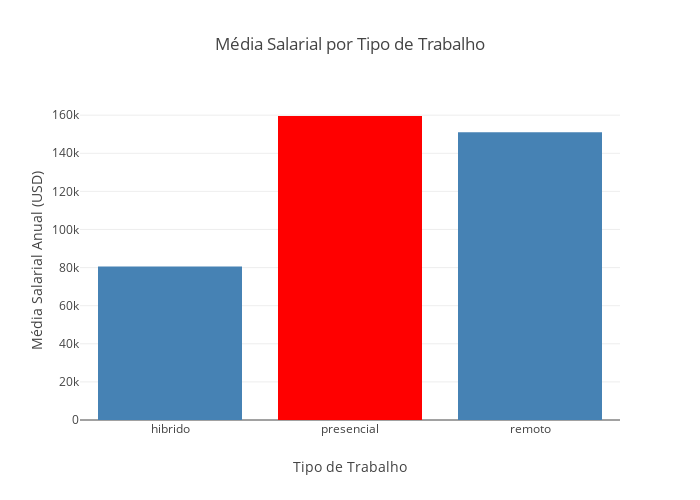

This figure's notebook cell:
### Code cell
media_remoto = df_limpo.groupby('remoto', as_index=False)['usd'].mean()
cores = ['red' if count == media_remoto['usd'].max() else 'SteelBlue' for count in media_remoto['usd']] 

fig = px.bar(
    media_remoto,
    x='remoto',
    y='usd',
    title='Média Salarial por Tipo de Trabalho',
    labels={'remoto': 'Tipo de Trabalho', 'usd': 'Média Salarial Anual (USD)'},
    color='remoto',
    color_discrete_sequence=cores
)

fig.update_layout(
    width=700,
    height=500,
    showlegend=False
)

fig.show()

### Figure 1 — Plotly figure (JSON) as saved in the notebook; plotly's stock layout.template omitted (floating-point values rounded to 4 significant figures)
{"data": [{"alignmentgroup": "True", "hovertemplate": "Tipo de Trabalho=%{x}<br>Média Salarial Anual (USD)=%{y}<extra></extra>", "legendgroup": "hibrido", "marker": {"color": "SteelBlue", "pattern": {"shape": ""}}, "name": "hibrido", "offsetgroup": "hibrido", "orientation": "v", "showlegend": true, "textposition": "auto", "type": "bar", "x": ["hibrido"], "xaxis": "x", "y": [80550.0], "yaxis": "y"}, {"alignmentgroup": "True", "hovertemplate": "Tipo de Trabalho=%{x}<br>Média Salarial Anual (USD)=%{y}<extra></extra>", "legendgroup": "presencial", "marker": {"color": "red", "pattern": {"shape": ""}}, "name": "presencial", "offsetgroup": "presencial", "orientation": "v", "showlegend": true, "textposition": "auto", "type": "bar", "x": ["presencial"], "xaxis": "x", "y": [159600.0], "yaxis": "y"}, {"alignmentgroup": "True", "hovertemplate": "Tipo de Trabalho=%{x}<br>Média Salarial Anual (USD)=%{y}<extra></extra>", "legendgroup": "remoto", "marker": {"color": "SteelBlue", "pattern": {"shape": ""}}, "name": "remoto", "offsetgroup": "remoto", "orientation": "v", "showlegend": true, "textposition": "auto", "type": "bar", "x": ["remoto"], "xaxis": "x", "y": [151100.0], "yaxis": "y"}], "layout": {"barmode": "relative", "height": 500, "legend": {"title": {"text": "Tipo de Trabalho"}, "tracegroupgap": 0}, "showlegend": false, "title": {"text": "Média Salarial por Tipo de Trabalho"}, "width": 700, "xaxis": {"anchor": "y", "categoryarray": ["hibrido", "presencial", "remoto"], "categoryorder": "array", "domain": [0, 1], "title": {"text": "Tipo de Trabalho"}}, "yaxis": {"anchor": "x", "domain": [0, 1], "title": {"text": "Média Salarial Anual (USD)"}}}}
